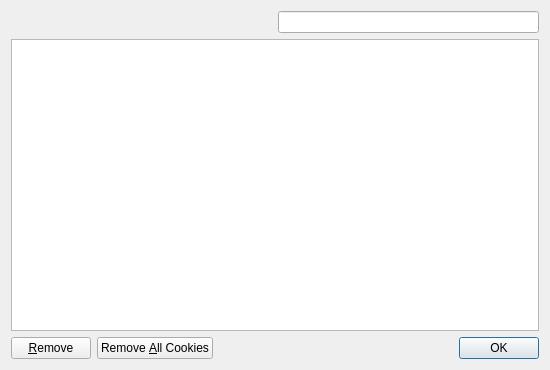
<?xml version="1.0" encoding="UTF-8"?>
<ui version="4.0">
 <class>CookiesDialog</class>
 <widget class="QDialog" name="CookiesDialog">
  <property name="geometry">
   <rect>
    <x>0</x>
    <y>0</y>
    <width>550</width>
    <height>370</height>
   </rect>
  </property>
  <property name="windowTitle">
   <string>Cookies</string>
  </property>
  <layout class="QGridLayout">
   <item row="0" column="0">
    <spacer>
     <property name="orientation">
      <enum>Qt::Horizontal</enum>
     </property>
     <property name="sizeHint" stdset="0">
      <size>
       <width>252</width>
       <height>20</height>
      </size>
     </property>
    </spacer>
   </item>
   <item row="0" column="1">
    <widget class="SearchLineEdit" name="search"/>
   </item>
   <item row="1" column="0" colspan="2">
    <widget class="EditTableView" name="cookiesTable"/>
   </item>
   <item row="2" column="0" colspan="2">
    <layout class="QHBoxLayout">
     <item>
      <widget class="QPushButton" name="removeButton">
       <property name="text">
        <string>&amp;Remove</string>
       </property>
      </widget>
     </item>
     <item>
      <widget class="QPushButton" name="removeAllButton">
       <property name="text">
        <string>Remove &amp;All Cookies</string>
       </property>
      </widget>
     </item>
     <item>
      <spacer>
       <property name="orientation">
        <enum>Qt::Horizontal</enum>
       </property>
       <property name="sizeHint" stdset="0">
        <size>
         <width>40</width>
         <height>20</height>
        </size>
       </property>
      </spacer>
     </item>
     <item>
      <widget class="QDialogButtonBox" name="buttonBox">
       <property name="standardButtons">
        <set>QDialogButtonBox::Ok</set>
       </property>
      </widget>
     </item>
    </layout>
   </item>
  </layout>
 </widget>
 <customwidgets>
  <customwidget>
   <class>SearchLineEdit</class>
   <extends>QLineEdit</extends>
   <header>browser/searchlineedit.h</header>
  </customwidget>
  <customwidget>
   <class>EditTableView</class>
   <extends>QTableView</extends>
   <header>browser/edittableview.h</header>
  </customwidget>
 </customwidgets>
 <resources/>
 <connections>
  <connection>
   <sender>buttonBox</sender>
   <signal>accepted()</signal>
   <receiver>CookiesDialog</receiver>
   <slot>accept()</slot>
   <hints>
    <hint type="sourcelabel">
     <x>472</x>
     <y>329</y>
    </hint>
    <hint type="destinationlabel">
     <x>461</x>
     <y>356</y>
    </hint>
   </hints>
  </connection>
 </connections>
</ui>
